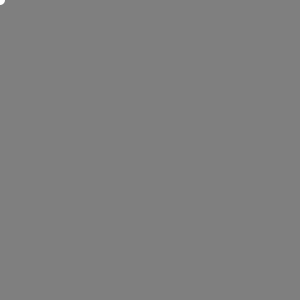
Frame 1 (no input)
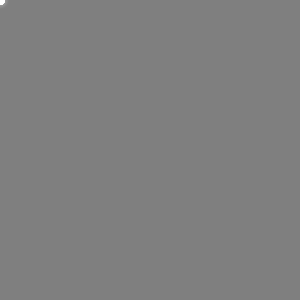
Frame 60 (the mouse pressed at the canvas centre just before this capture)
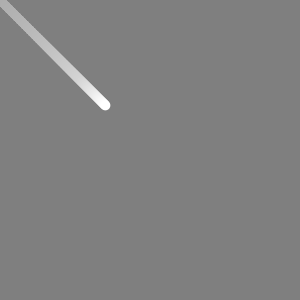
Frame 120 (the mouse held since frame 60 and released just before this capture)

The Processing sketch that drew these frames (run headless with seeded random() and noise(); from frame 60 on, the mouse is pressed at the canvas centre):

// Processing sketch: processing_66407
// ── processing_66407.pde

// KEEP MOVING THE MOUSE OR I WILL CATCH YOU
// a trace for the mousepointer which follows the moving mouse 
// as quickly as the distance between itself and the mouse
// and also "throbs" once it meets a stationary mousepointer

float distX, distY, distance;
float myu = 0.02;
float x,y,rad,throb_rad,change;

void setup() {
  size(300,300);
  background(127);
  smooth();
  noStroke();
  frameRate(100);
  rad = 10;
}
  
void draw() {
  fill(127,3);
  rect(0,0,width,height);
  distX = mouseX - x;
  distY = mouseY - y;
  x = x + (myu * distX);
  y = y + (myu * distY);
  fill(255);
  ellipse(x,y,rad,rad);
  throb();
}

void throb() {
  distance = dist(mouseX,mouseY,x,y);
  if(distance>1) { throb_rad = rad; }
  if(distance<=1) {
    if (throb_rad >= 3*rad)       change = - 0.3;
      else if (throb_rad <= rad)  change = + 0.3;
    throb_rad = throb_rad + change;
    fill(255,4);
    ellipse(x,y,throb_rad,throb_rad);
  }
}
